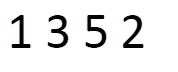
#> input picture data/test8.JPG, 178 x 72 px, given in place of test10.JPG, which was not available
$ python G1_CAULLIREAU_Dorian_Fichier_Python.py
#> lines starting #> are read from the running program, lines starting #| are printed output that depends on the picture; pictures that were not available may be replaced by others from this repository, and a replacement may not be noted
# import des bibliotheques
from skimage import io
from skimage.transform import resize
import matplotlib.pyplot as plt
import numpy as np

class image:
    # Initialisation d'une image composee d'un tableau 2D vide
    # (pixels) et de 2 dimensions (H = height et W = width) mises a 0
    def __init__(self):
        self.pixels = None
        self.H = 0
        self.W = 0

    # Remplissage du tableau pixels de l'image self avec un tableau 2D (tab_pixels)
    # et affectation des dimensions de l'image self avec les dimensions
    # du tableau 2D (tab_pixels)
    def set_pixels(self, tab_pixels):
        self.pixels = tab_pixels
        self.H,self.W = self.pixels.shape

    # Lecture d'un image a partir d'un fichier de nom "file_name"
    def load_image(self, file_name):
#> called with file_name = 'test10.JPG'
        self.pixels = io.imread(file_name)
#> self.pixels is the input picture: shape (72, 178); min 0, max 255, mean 234.3
        self.H,self.W = self.pixels.shape
#> self.H = 72; self.W = 178
        print("lecture image : " + file_name + " (" + str(self.H) + "x" + str(self.W) + ")")
#| lecture image : test10.JPG (72x178)

    # Affichage a l'ecran d'une image
    def display(self, window_name):
        fig=plt.figure(window_name)
        if (not (self.pixels is None)):
            io.imshow(self.pixels)
            io.show()
        else:
            print("L'image est vide")


    #==============================================================================
    # Methode de binarisation
    #   2 parametres :
    #   self : l'image a binariser
    #   S : le seuil de binarisation
    #   on retourne une nouvelle image binarisee
    #==============================================================================

    def binaris(self,seuil):

        # creation d'une image vide
#> called with seuil = 150
        im_binarise = image()
        # affectation de l'image avec la même taille que l'image de base
        im_binarise.set_pixels(np.zeros((self.H,self.W), dtype=np.uint8))

        # parcours de l'ensemble des pixels en hauteur et en largeur
        for l in range(self.H):
            for c in range(self.W):
                # Verification du seuil passé en paramètre
                if self.pixels[l][c] >= seuil:
                    im_binarise.pixels[l][c] = 255
                else :
                    im_binarise.pixels[l][c] = 0
#> call 2 of display, with window_name = 'Binarisation : Fonction binaris()'
#> in display (call 2), `io.show()`:
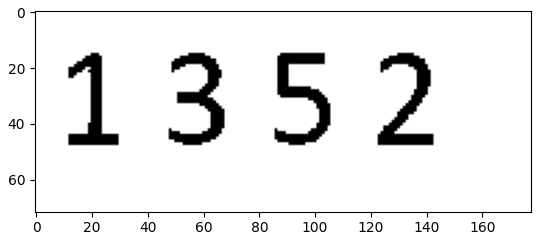
#> figure drawn by matplotlib, 1 panel
        return im_binarise


    #==============================================================================
    # Dans une image binaire contenant une forme noire sur un fond blanc
    # la methode 'localisation' permet de limiter l'image au rectangle englobant
    # la forme noire
    # 1 parametre :
    #   self : l'image binaire que l'on veut recadrer
    #   on retourne une nouvelle image recadree
    #==============================================================================

    def localisation(self):

        im_bin = self.binaris(150)

        #Instantiation des variable
        l_min = l_max = c_min = c_max = None

        #Création des tableaux de resultat pour la hauteur et la largeur
        result_l = []
        result_c = []

        #Parcours de l'ensemble des pixels
        for l in range(im_bin.H):
            # Pour chaque colonnes de pixels sur la hauteur,
            # si il y a un pixel noir on l'ajoute au tableau
            if 0 in im_bin.pixels[l]:
                result_l.append(l)
            for c in range(im_bin.W):
                # Pour chaque ligne de pixels sur la largeur,
                # si il y a un pixel noir on l'ajoute au tableau
                if 0 == im_bin.pixels[l][c]:
                    result_c.append(c)
#> call 3 of display, with window_name = 'Image recadré : Fonction localisation()'
#> in display (call 3), `io.show()`:
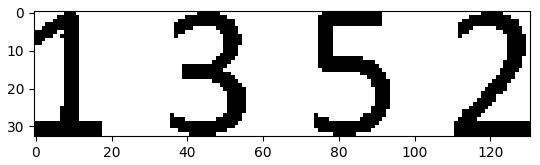
#> figure drawn by matplotlib, 1 panel

         # Nous avons maintenant des tableau contenant toutes les lignes et colonnes qui comportent des
         # pixels noirs, pour avoir les lignes extremes nous pouvons utiliser la fonction min() et max()

        l_min = min(result_l)
        l_max = max(result_l)
        c_min = min(result_c)
        c_max = max(result_c)


        #On crée une nouvelle image vide, on set les pixels avec les valeurs récupère précédement
        im_modif = image()
        im_modif.set_pixels(im_bin.pixels[l_min:l_max+1,c_min:c_max+1])

        return im_modif


    #==============================================================================
    # Methode de redimensionnement d'image
    #
    # Permet de redimmentionner l'image en fonction de deux parametre, un nouveau
    # H et un nouveau W.
    #
    #==============================================================================

    def resize_im(self,new_H,new_W):

        # Création d'une nouvelle image vide
#> call 4 of display, with window_name = 'Image resize : Fonction resiz()'
#> in display (call 4), `io.show()`:
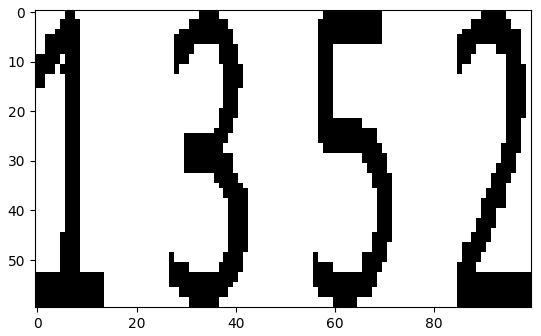
#> figure drawn by matplotlib, 1 panel
        im_resized = image()

        # Création d'un tableau de valeur en fonction des nouvelles mesures de H et de W
        tableau_de_pixels = resize(self.pixels, (new_H, new_W),0)
        tableau_de_pixels = np.uint8(tableau_de_pixels*255)

        #Ajout du tableau de pixels dans l'image
        im_resized.set_pixels(tableau_de_pixels)


        return im_resized

    #==============================================================================
    # Methode de mesure de similitude entre l'image self et un modele im
    #==============================================================================

    def simil_im(self,im):

        #Modification de la taille de  l'image de base en fonction de l'image de test
        self = self.resize_im(im.H,im.W)

        #Creation de compteur
        count_pixels_total = 0
        count_pixels_egale = 0

        #Parcours de l'ensemble des pixels en hauteur est en largeur
        for l in range(im.H):
            for c in range(im.W):
                #Compteur pour ajouter à chaque fois le pixels
                count_pixels_total += 1

                #Si la valeur des pixels est la meme sur les deux images
                if self.pixels[l][c] == im.pixels[l][c]:
                    count_pixels_egale += 1

        #Retour d'un % de ressemblance
        return (count_pixels_egale / count_pixels_total) *100


# fin class image


#==============================================================================
#  Fonction de lecture des fichiers contenant les images modeles et des tests
#  Les differentes images sont mises dans des listes
#==============================================================================

def lect_modeles():

    fichiers= ['_0.png','_1.png','_2.png','_3.png','_4.png','_5.png','_6.png','_7.png','_8.png','_9.png']
    list_model = []
    for fichier in fichiers:
        model = image()
        model.load_image(fichier);
        list_model.append(model)
    return list_model

def lect_tests():

    fichiers= ['test1.JPG','test2.JPG','test3.JPG','test4.JPG','test5.JPG','test6.JPG','test7.JPG']
    list_test = []
    for fichier in fichiers:
        model = image()
        model.load_image(fichier);
        list_test.append(model)
    return list_test

#==============================================================================
#
# FONCTIONS DE TEST
#
#==============================================================================

if __name__ == '__main__':

    img = image()

    img.load_image('test10.JPG')
    img.display("image initiale")

    #==============================================================================
    # Binarisation
    #
    # Fonction de binarisation de l'image, passage d'un seuil en paramètre
    #
    #==============================================================================

    img_binariser = img.binaris(150)
    img_binariser.display("Binarisation : Fonction binaris()")


    #==============================================================================
    # Localisation chiffre
    #
    # Localisation de l'image, pour cela nous prenons une image qui est binarisé
    #
    #==============================================================================

    img_recadrer = img_binariser.localisation()
    img_recadrer.display("Image recadré : Fonction localisation()")


    #==============================================================================
    # Test de la fonction resize
    #
    # Modification de la taille de l'image avec pour dimension H: 60 et W:100
    #
    #==============================================================================

    img_resize = img_recadrer.resize_im(60,100)
    img_resize.display("Image resize : Fonction resiz()")


    #==============================================================================
    # Test de la fonction similitude
    #
    # Pour tester cette méthode plusieurs tests :
    #   -> Similitude entre l'image et elle même (objectif 100%)
    #   -> Similitude entre l'image est son inverse
    #
    #==============================================================================

    img_similitude_meme_image = img.simil_im(img)
    print('ressemblance de ' + str(img_similitude_meme_image) + '%')

    img_inverser = image()

    #Inversion de l'image (tout les pixels 255 deviennent 0 et inversement)
    img_inverser.set_pixels(255-img.pixels)
    img_similitude_inverser = img.simil_im(img_inverser)

    print('ressemblance de ' + str(img_similitude_inverser) + '%')


    #==============================================================================
    # Lecture des chiffres modeles
    # Mesure de similitude entre l'image et les modeles
    # et recherche de la meilleure similitude
    #==============================================================================


    def Comparaisons_all():
        #Récupération de tableau avec l'ensemble des images
        list_model = lect_modeles()
#> call 2 of load_image, with file_name = '_0.png'
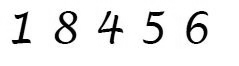
#> input picture data/test9.JPG, 239 x 66 px, given in place of _0.png, which was not available
#> in load_image, self.pixels is the input picture: shape (66, 239); min 0, max 255, mean 235
#| lecture image : _0.png (66x239)
        list_test = lect_tests()


        #Parcours de l'ensembler des images à tester
        for img_test in list_test:

            #Creation d'un tableau vide de résultats
            tableau_resultat = []

            #Mise en place d'une binarisation et d'une localisation
            img_test = img_test.localisation()

            #Parcours de l'ensemble des images à tester
            for img_model in list_model:

                #Ajout du calcul de pourcentage dans le tableau global
                tableau_resultat.append(img_test.simil_im(img_model))

            #Affichage pour chaque modèle a tester de la meilleure correspondance
            print(str(tableau_resultat.index(max(tableau_resultat))) + ' pour une ressemblance de ' + str(max(tableau_resultat)) + '%')


#> (the run stopped early here; a loop or call above may not have finished)
